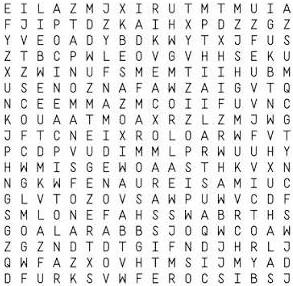
#> input picture Images/img.jpg, 293 x 286 px; its folder holds only this picture in this run
$ python main.py
#> lines starting #> are read from the running program, lines starting #| are printed output that depends on the picture; after the words box and inside, x2 and y2 are one past the last pixel; in counts of white or black regions, pixels touching at a corner belong together
# Define Main Function
if __name__ == '__main__':
    # Importing Python Modules:S1
    try:
        from pathlib import Path
        import cv2
        import pytesseract
    except Exception as error:
        print(f'ERROR - [Main:S1] - {str(error)}')

    # Define Folder And File Path:S2
    try:
        parent_folder_path = Path.cwd()
        images_folder_path = Path(parent_folder_path) / 'Images'
    except Exception as error:
        print(f'ERROR - [Main:S2] - {str(error)}')

    # Discover Image Files:S3
    try:
        image_extensions = {'.jpg', '.jpeg', '.png', '.bmp', '.tiff', '.webp'}
        image_files = [
            file_path
            for file_path in images_folder_path.iterdir()
            if file_path.is_file() and file_path.suffix.lower() in image_extensions
        ]
        if not image_files:
            raise FileNotFoundError(f'No image files found in {images_folder_path}')
        target_image_path = image_files[0]
    except Exception as error:
        print(f'ERROR - [Main:S3] - {str(error)}')

    # Load Image:S4
    try:
        loaded_image = cv2.imread(str(target_image_path))
#> loaded_image is the input picture: shape (286, 293, 3); min 0, max 255, mean 232
        if loaded_image is None:
            raise ValueError(f'Unable to load image from {target_image_path}')
    except Exception as error:
        print(f'ERROR - [Main:S4] - {str(error)}')

    # Convert To Grayscale:S5
    try:
        grayscale_image = cv2.cvtColor(loaded_image, cv2.COLOR_BGR2GRAY)
    except Exception as error:
        print(f'ERROR - [Main:S5] - {str(error)}')

    # Apply Binary Threshold:S6
    try:
        _, black_white_image = cv2.threshold(grayscale_image, 150, 255, cv2.THRESH_BINARY)
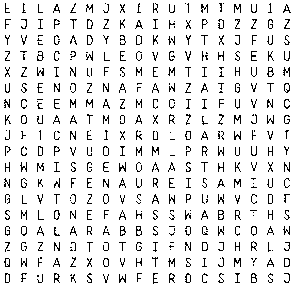
#> black_white_image: shape (286, 293); 91.5% white; black in thin lines or dots
    except Exception as error:
        print(f'ERROR - [Main:S6] - {str(error)}')

    # Run OCR:S7
    try:
        extracted_text = pytesseract.image_to_string(black_white_image)
    except Exception as error:
        print(f'ERROR - [Main:S7] - {str(error)}')

    # Print OCR Text:S8
    try:
        print('--- OCR TEXT START ---')
        print(extracted_text)
        print('--- OCR TEXT END ---')
    except Exception as error:
        print(f'ERROR - [Main:S8] - {str(error)}')

$ run again, on Images/img001.jpeg
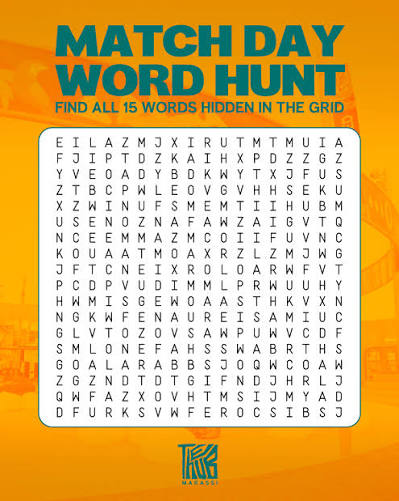
#> input picture Images/img001.jpeg, 399 x 501 px
#> loaded_image is the input picture: shape (501, 399, 3); mean B, G, R 122.5, 187.6, 221.8
#> `grayscale_image = cv2.cvtColor(loaded_image, cv2.COLOR_BGR2GRAY)`:
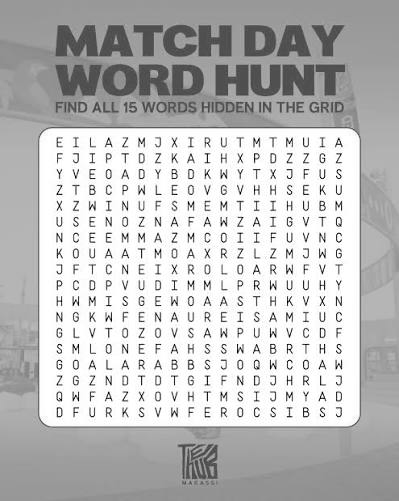
#> grayscale_image: shape (501, 399); min 0, max 255, mean 190.4
#> `_, black_white_image = cv2.threshold(grayscale_image, 150, 255, cv2.TH..`:
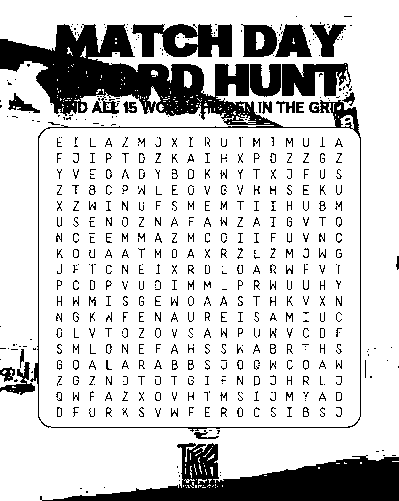
#> black_white_image: shape (501, 399); 80.9% white; 548 black regions (319 under 20 px), largest, box (x1, y1, x2, y2) and area: (0, 24, 361, 432) 13524, (40, 443, 399, 501) 8987, (132, 24, 232, 57) 2245
